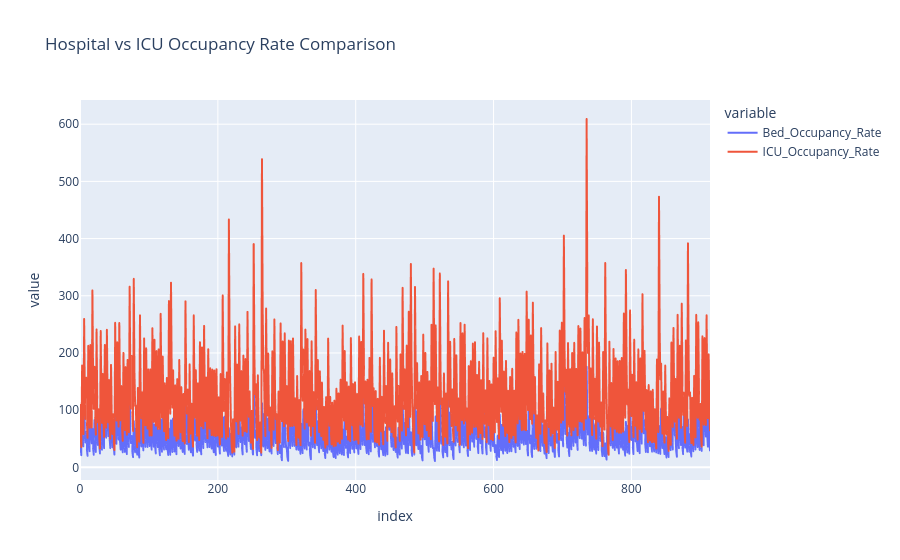

Notebook source saved alongside this figure:
### Markdown cell above
# Hospital vs ICU Occupancy Rate Comparison

### Code cell
fig = px.line(df,
              x=df.index,
              y=['Bed_Occupancy_Rate','ICU_Occupancy_Rate'],
              title='Hospital vs ICU Occupancy Rate Comparison')

fig.show()

### Figure 1 — Plotly figure (JSON) as saved in the notebook; plotly's stock layout.template omitted (floating-point values rounded to 4 significant figures; data arrays with more than 128 entries replaced by an {"elided": "..."} marker saying what was removed)
{"data": [{"hovertemplate": "variable=Bed_Occupancy_Rate<br>index=%{x}<br>value=%{y}<extra></extra>", "legendgroup": "Bed_Occupancy_Rate", "line": {"color": "#636efa", "dash": "solid"}, "marker": {"symbol": "circle"}, "mode": "lines", "name": "Bed_Occupancy_Rate", "showlegend": true, "type": "scattergl", "x": {"elided": "915 int values"}, "xaxis": "x", "y": {"elided": "915 float values"}, "yaxis": "y"}, {"hovertemplate": "variable=ICU_Occupancy_Rate<br>index=%{x}<br>value=%{y}<extra></extra>", "legendgroup": "ICU_Occupancy_Rate", "line": {"color": "#EF553B", "dash": "solid"}, "marker": {"symbol": "circle"}, "mode": "lines", "name": "ICU_Occupancy_Rate", "showlegend": true, "type": "scattergl", "x": {"elided": "915 int values"}, "xaxis": "x", "y": {"elided": "915 float values"}, "yaxis": "y"}], "layout": {"legend": {"title": {"text": "variable"}, "tracegroupgap": 0}, "title": {"text": "Hospital vs ICU Occupancy Rate Comparison"}, "xaxis": {"anchor": "y", "domain": [0, 1], "title": {"text": "index"}}, "yaxis": {"anchor": "x", "domain": [0, 1], "title": {"text": "value"}}}}
